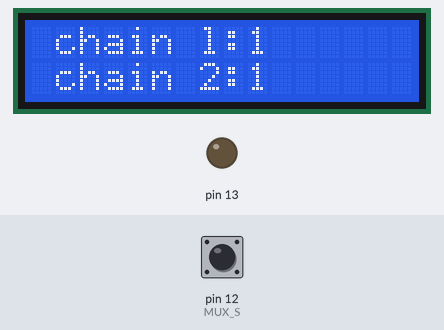
This sketch was run on a simulated Arduino Uno, built with avr-gcc and run on an emulated ATmega328P. On the bench: 16×2 character LCD, output pins drawn as LEDs (lit = HIGH). Inputs (shaded band) come from the test bench; at power-on: pin 12 (MUX_S) HIGH. EEPROM starts erased; pins used as bus, display or sensor lines are not drawn.

Above: at 1.7 s.
1.8 s: pin 12 (MUX_S) pulled LOW for 0.15 s
At 3.3 s:
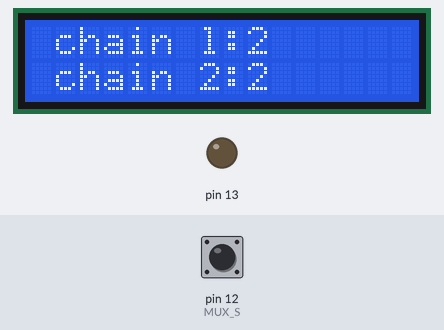
3.8 s: pin 12 (MUX_S) pulled LOW for 1 s
At 6.0 s:
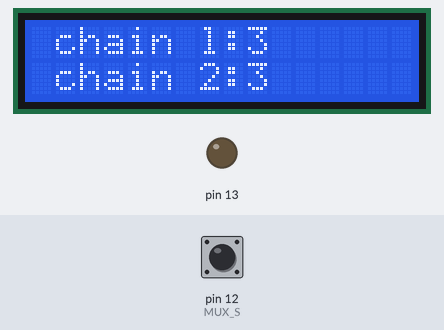
Timing chart, 0 to 7.5 s (numbered marks = the images above; inputs shaded):
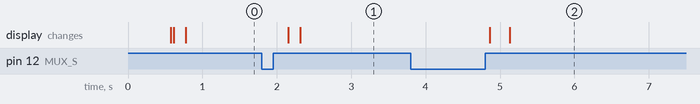

The sketch:

project_controling_pieces.ino
```cpp
#include <LiquidCrystal_I2C.h>
#include <EEPROM.h>
#include <Keypad.h>
#include <Wire.h>
int counter1 = 0, counter2 = 0, counter3, counter4, counter5, counter6, counter7, counter8;
volatile int adress1 = 0x30, adress2 = 0x31, adress3 = 0x32, adress4 = 0x33, adress5 = 0x34, adress6 = 0x35, adress7 = 0x36, adress8 = 0x37;
char casea[4], caseb[4], casec[4], cased[4], casee[4], casef[4], caseg[4], caseh[4];
int MUX_S = 12;
String str;
int mux_tab[3] = { 9, 10, 11 };
byte Rowpin[4] = { 2, 3, 4, 5 };
byte colpin[3] = { 6, 7, 8 };
char keypadpress[4][3] = {
  { '1', '2', '3' }, { '4', '5', '6' }, { '7', '8', '9' }, { '*', '0', '#' }
};
Keypad clavier = Keypad(makeKeymap(keypadpress), Rowpin, colpin, 4, 3);
LiquidCrystal_I2C lcd(0x27, 16, 2);
char key = clavier.getKey();

void lcd_initiation() {
  lcd.init();
  lcd.clear();
  lcd.backlight();
  lcd.setCursor(2, 0);
  lcd.print("hello");
  delay(500);
  lcd.clear();
}
void mux_fillout(int ii, int kk, int jj) {
  digitalWrite(mux_tab[0], ii);
  digitalWrite(mux_tab[1], kk);
  digitalWrite(mux_tab[2], jj);
}
void Saturation(int t) {

      digitalWrite(13, t);
      delay(200);
digitalWrite(13,0);
  }

void conversion_tostr(int k, char case1[4]) {
  str = String(k);
  str.toCharArray(case1, 4);
}
void reset(volatile int adress, int *i) {
  i = EEPROM.read(adress);
  i = sizeof(int);
  *i = 0;
  EEPROM.put(adress, *i);
}

void setup() {
  Serial.begin(9600);
  lcd_initiation();
  pinMode(13, OUTPUT);
  pinMode(MUX_S, INPUT_PULLUP);
  for (int g = 0; g < 4; g++) {
    pinMode(Rowpin[g], OUTPUT);
  }
  for (int h = 0; h < 3; h++) {
    pinMode(colpin[h], INPUT_PULLUP);
  }
  for (int i = 0; i < 3; i++) {
    pinMode(mux_tab[i], OUTPUT);
  }
}

void loop() {

  int etat1, etat2, etat3, etat4, etat5, etat6, etat7, etat8;
  digitalWrite(13, LOW);
  char key = clavier.getKey();
  while (1) {
    delay(30);
    lcd.setCursor(1, 0);
    lcd.print("chain l:");
    mux_fillout(0, 0, 0);
    int y = digitalRead(MUX_S);

    if ((y == 1) && (etat1 != y)) {
      counter1++;
      conversion_tostr(counter1, casea);
      EEPROM.write(adress1, casea);
      lcd.println(casea);
      delay(100);
    }
    etat1 = y;

    if (counter1 >= 10) {
      Saturation(1);
    }

    if ((key == '0') && (counter1 >= 10)) {
      counter1 = 0;
      conversion_tostr(counter1, casea);
      reset(adress1, counter1);
      lcd.println(casea);
      Saturation(0);
      delay(30);
    }
    delay(50);
    mux_fillout(1, 0, 0);
    y = digitalRead(MUX_S);
    lcd.setCursor(1, 1);
    lcd.print("chain 2:");
    if ((y == 1) && (etat2 != y)) {
      counter2++;
      conversion_tostr(counter2, caseb);
      EEPROM.write(adress2, caseb);
      lcd.print(caseb);
      delay(50);
    }
    etat2 = y;

    if (counter2 >= 10) {
      Saturation(1);
    }
    key = clavier.getKey();
    if ((key == '1') && (counter2 >= 10)) {
      counter2 = 0;
      reset(adress2, counter2);
      conversion_tostr(counter2, caseb);
      lcd.println(caseb);
      Saturation(0);
      delay(30);
    }
    delay(30);
    mux_fillout(0, 1, 0);
    delay(30);
    mux_fillout(1, 1, 0);
    delay(30);
    mux_fillout(0, 0, 1);
    delay(30);
    mux_fillout(1, 0, 1);
    delay(30);
    mux_fillout(0, 1, 1);
    delay(30);
    mux_fillout(1, 1, 1);
  }
}
```

Measured:
- after the input at 1.8 s, the display: first changes after 0.36 s (image 1 shows a later state)
- after the input at 3.8 s, the display: first changes after 1.1 s (image 2 shows a later state)
